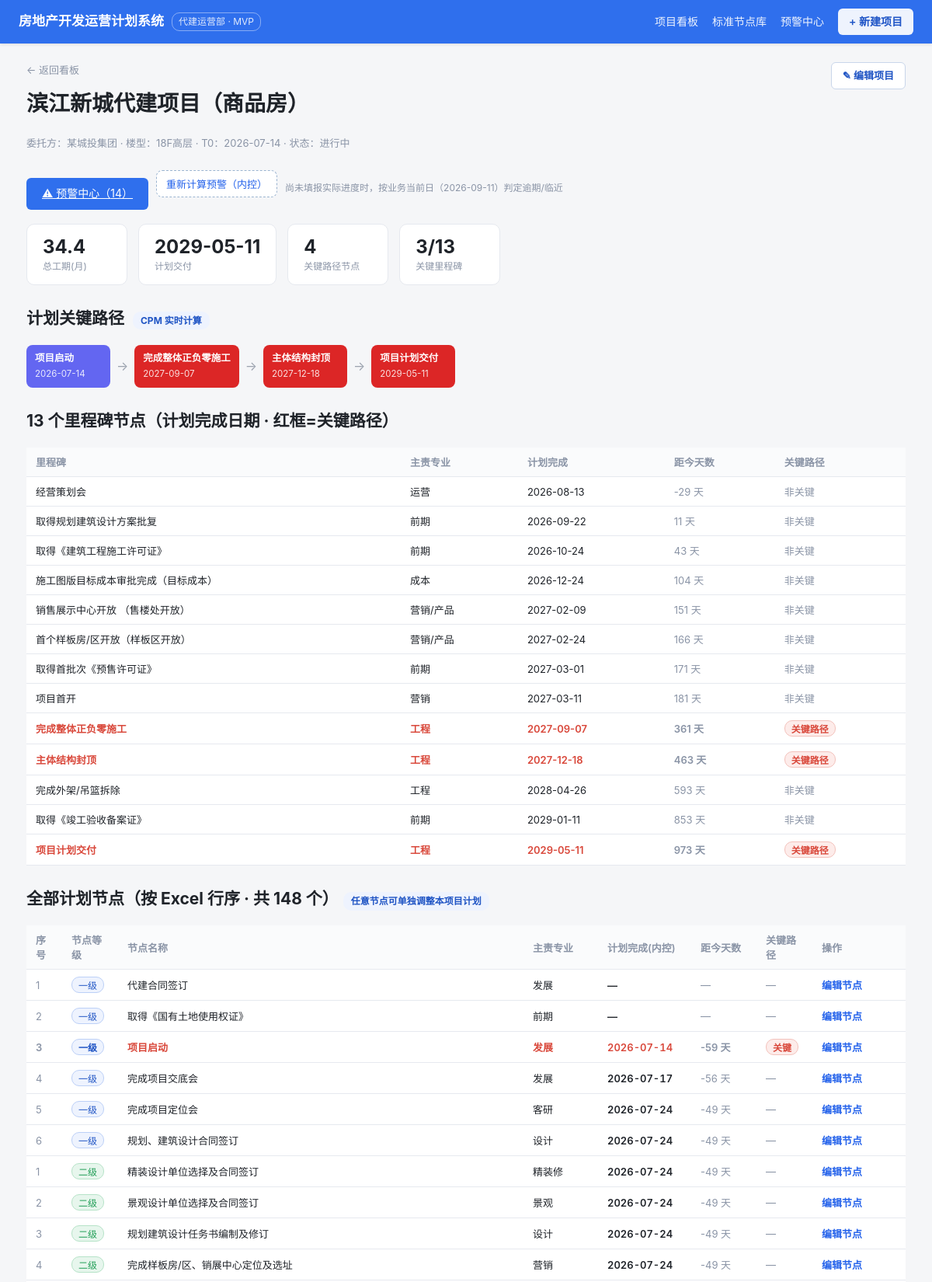
The app's page /project/1 (upper part) with its own data.
### tables this page shows
CREATE TABLE "project" ("id" INTEGER PRIMARY KEY, "name" TEXT, "client" TEXT, "building_type_id" INTEGER, "plan_start" TEXT, "plan_deliver" TEXT, "status" TEXT, "prereq_json" TEXT);

CREATE TABLE "building_type" ("id" INTEGER PRIMARY KEY, "code" TEXT, "name" TEXT);

CREATE TABLE "std_node" ("id" INTEGER PRIMARY KEY, "excel_row" INTEGER, "level" TEXT, "seq" INTEGER, "name" TEXT, "profession_id" INTEGER, "deliverable" TEXT, "support_doc" TEXT, "duration" INTEGER, "tmpl_finish_formula" TEXT, "depend_row" INTEGER, "offset_days" INTEGER, "base_is_t0" INTEGER, "has_condition" INTEGER, "version_no" INTEGER);

CREATE TABLE "profession" ("id" INTEGER PRIMARY KEY, "code" TEXT, "name" TEXT, "remark" TEXT);

CREATE TABLE "plan_node" ("id" INTEGER PRIMARY KEY, "project_id" INTEGER, "version_id" INTEGER, "std_node_id" INTEGER, "level" TEXT, "seq" INTEGER, "name" TEXT, "profession_id" INTEGER, "start_inner" TEXT, "finish_inner" TEXT, "finish_assess" TEXT, "finish_perform" TEXT, "actual_start" TEXT, "actual_finish" TEXT, "progress_pct" INTEGER, "status" TEXT);

### app/app.py (the view)
@app.route("/project/<int:pid>")
def project_detail(pid):
    con = db(); cur = con.cursor()
    cur.execute("SELECT id,name,client,building_type_id,plan_start,plan_deliver,status,prereq_json FROM project WHERE id=?", (pid,))
    p = cur.fetchone()
    if not p:
        cur.close(); con.close(); return "项目不存在", 404
    cur.execute("SELECT id,name FROM building_type")
    bt = {r["id"]: r["name"] for r in cur.fetchall()}
    cur.execute("SELECT id FROM plan_version WHERE project_id=? AND plan_type='内控' ORDER BY id LIMIT 1", (pid,))
    vr = cur.fetchone(); vid = vr["id"] if vr else None
    cur.execute(
        "SELECT pn.id,pn.level,pn.seq,pn.name,pn.std_node_id,pn.finish_inner,pn.status,pr.name AS prof, sn.excel_row "
        "FROM plan_node pn LEFT JOIN profession pr ON pn.profession_id=pr.id "
        "LEFT JOIN std_node sn ON pn.std_node_id=sn.id "
        "WHERE pn.project_id=? AND pn.version_id=? ORDER BY sn.excel_row", (pid, vid))
    rows = cur.fetchall()
    cur.execute("SELECT DISTINCT std_node_id FROM std_node_rule")
    rule_ids = {r["std_node_id"] for r in cur.fetchall()}
    cur.execute("SELECT DISTINCT std_node_id FROM project_node_rule WHERE project_id=?", (pid,))
    rule_over = {r["std_node_id"] for r in cur.fetchall()}
    cur.execute("SELECT DISTINCT std_node_id FROM project_node_fixed WHERE project_id=?", (pid,))
    fixed_over = {r["std_node_id"] for r in cur.fetchall()}
    override_ids = rule_over | fixed_over
    cur.execute("SELECT id,excel_row,level,seq,name FROM std_node ORDER BY level,seq,excel_row")
    all_nodes = [dict(r) for r in cur.fetchall()]
    cur.execute("SELECT COUNT(*) AS c FROM alert_record ar JOIN plan_node pn ON ar.plan_node_id=pn.id "
                "WHERE pn.project_id=?", (pid,))
    alert_count = cur.fetchone()["c"]
    cur.close(); con.close()
    rule_params = [pr for pr in load_prereqs() if pr["code"] in ("topfloor", "devloan", "delivery", "interior", "facade")]
    eng = engine_for(p["plan_start"], p["prereq_json"], p["id"])
    d = eng.to_dict(project=p["name"])
    crit_ids = {c["id"] for c in d["critical_path"]}
    for m in d["milestones"]:
        md = m["date"]
        m["days_from_today"] = ((md - TODAY).days if isinstance(md, datetime.date)
                                else (datetime.date.fromisoformat(md) - TODAY).days) if md else None
    for r in rows:
        r["critical"] = r["std_node_id"] in crit_ids
        fi = r["finish_inner"]
        r["days_from_today"] = ((fi - TODAY).days if isinstance(fi, datetime.date)
                                else (datetime.date.fromisoformat(fi) - TODAY).days) if fi else None
    return render_template("project_detail.html", p=p, building_type=bt.get(p["building_type_id"], "—"),
                           data=d, rows=rows, rule_ids=rule_ids, override_ids=override_ids,
                           rule_params=rule_params, all_nodes=all_nodes, alert_count=alert_count,
                           crit_miles=sum(1 for m in d["milestones"] if m["critical"]))

### app/app.py (called while the page is built)
def db():
    return get_conn()

def engine_for(t0, prereq_json=None, project_id=None):
    return RelativeDateEngine(t0, prereq_json, project_id)

def parse_prereq_opts(options_json):
    try:
        opts = json.loads(options_json)
    except Exception:
        return []
    if isinstance(opts, list):
        if len(opts) == 1 and str(opts[0]) == "数值":
            return None  # 自由数值输入
        return [str(x) for x in opts]
    return []

def load_prereqs():
    con = db(); cur = con.cursor()
    cur.execute("SELECT id,code,name,options_json FROM prereq_param ORDER BY id")
    prereqs = [dict(r) for r in cur.fetchall()]
    for pr in prereqs:
        pr["opts"] = parse_prereq_opts(pr["options_json"])
    cur.close(); con.close()
    return prereqs

### db/dbconn.py (called while the page is built, shortened)
def _dict_factory(cursor, row):
    return {col[0]: row[i] for i, col in enumerate(cursor.description)}

def get_conn():
    con = sqlite3.connect(SQLITE_PATH, check_same_thread=False)
    con.row_factory = _dict_factory
    con.execute("PRAGMA journal_mode=DELETE")
    con.execute("PRAGMA busy_timeout=5000")
    return con

### db/engine.py (called while the page is built)
    def _parse_prereq(self, prereq_json):
        if not prereq_json:
            return {}
        try:
            pj = json.loads(prereq_json) if isinstance(prereq_json, str) else prereq_json
        except Exception:
            return {}
        res = {}
        for k, v in pj.items():
            if isinstance(k, str) and k.startswith("p") and v not in (None, ""):
                try:
                    pid = int(k[1:])
                except Exception:
                    continue
                code = self.prereq_code.get(pid)
                if code:
                    res[code] = int(v) if code == "topfloor" else v
        return res

    def _cond_match(self, cond):
        pv = self.prereq.get(cond["param"])
        if pv is None:
            return False
        cv = cond["value"]; op = cond["op"]
        if op == "=":
            return str(pv) == str(cv)
        if op == "<>":
            return str(pv) != str(cv)
        try:
            pv = float(pv); cv = float(cv)
        except Exception:
            return False
        return {">=": pv >= cv, "<=": pv <= cv, ">": pv > cv, "<": pv < cv}[op]

### app/templates/project_detail.html (shortened to what this page needs)
<meta charset="UTF-8">{% extends "base.html" %}
{% block content %}
<a class="back" href="{{ url_for('dashboard') }}">← 返回看板</a>
<a class="btn-edit" href="{{ url_for('edit_project', pid=p.id) }}">✎ 编辑项目</a>
<h1 style="margin-top:10px">{{ p.name }}</h1>
<div class="page-sub">委托方：{{ p.client }} · 楼型：{{ building_type }} · T0：{{ p.plan_start }} · 状态：{{ p.status }}</div>
<div class="toolbar">
  <a class="btn" href="{{ url_for('project_alerts', pid=p.id) }}">⚠ 预警中心（{{ alert_count }}）</a>
  <form method="post" action="{{ url_for('project_compute_alerts', pid=p.id) }}" style="display:inline">
    <button class="btn-ghost" type="submit">重新计算预警（内控）</button>
  </form>
  <span class="muted" style="font-size:12px">尚未填报实际进度时，按业务当前日（{{ TODAY }}）判定逾期/临近</span>
</div>
<div class="kpis">
  <div class="kpi"><b>{{ data.total_months }}</b><span>总工期(月)</span></div>
  <div class="kpi"><b>{{ data.delivery_date }}</b><span>计划交付</span></div>
  <div class="kpi"><b>{{ data.critical_path|length }}</b><span>关键路径节点</span></div>
  <div class="kpi"><b>{{ crit_miles }}/13</b><span>关键里程碑</span></div>
</div>
<div class="section">
  <h2>计划关键路径 <span class="pill">CPM 实时计算</span></h2>
  <div class="path">
    {% for p2 in data.critical_path %}
      <div class="node {% if p2.level=='里程碑' %}mile{% elif p2.level=='一级' %}lv1{% else %}lv2{% endif %}">
        <div class="nm">{{ p2.name }}</div><div class="dt">{{ p2.date }}</div>
      </div>
      {% if not loop.last %}<div class="arrow">→</div>{% endif %}
    {% endfor %}
  </div>
</div>
<div class="section">
  <h2>13 个里程碑节点（计划完成日期 · 红框=关键路径）</h2>
  <table>
    <thead><tr><th>里程碑</th><th>主责专业</th><th>计划完成</th><th>距今天数</th><th>关键路径</th></tr></thead>
    <tbody>
    {% for m in data.milestones %}
      <tr class="{% if m.critical %}crit{% endif %}">
        <td>{{ m.name }}</td><td>{{ m.prof }}</td><td>{{ m.date or '—' }}</td>
        <td class="muted">{% if m.days_from_today is not none %}{{ m.days_from_today }} 天{% else %}—{% endif %}</td>
        <td>{% if m.critical %}<span class="lvtag lv-里程碑">关键路径</span>{% else %}<span class="muted">非关键</span>{% endif %}</td>
      </tr>
    {% endfor %}
    </tbody>
  </table>
</div>
<div class="section">
  <h2>全部计划节点（按 Excel 行序 · 共 {{ rows|length }} 个）<span class="pill">任意节点可单独调整本项目计划</span></h2>
  <table>
    <thead><tr>
      <th style="width:46px">序号</th>
      <th style="width:72px">节点等级</th>
      <th>节点名称</th>
      <th style="width:96px">主责专业</th>
      <th style="width:120px">计划完成(内控)</th>
      <th style="width:84px">距今天数</th>
      <th style="width:72px">关键路径</th>
      <th style="width:120px">操作</th>
    </tr></thead>
    <tbody>
    {% for r in rows %}
      <tr class="{% if r.critical %}crit{% endif %}" id="row-{{ r.std_node_id }}">
        <td class="muted">{{ r.seq or '—' }}</td>
        <td>{% if r.level %}<span class="lvtag lv-{{ r.level }}">{{ r.level }}</span>{% else %}—{% endif %}</td>
        <td>{{ r.name }}</td>
        <td>{{ r.prof or '—' }}</td>
        <td class="fin-cell">{{ r.finish_inner or '—' }}</td>
        <td class="muted">{% if r.days_from_today is not none %}{{ r.days_from_today }} 天{% else %}—{% endif %}</td>
        <td>{% if r.critical %}<span class="lvtag lv-里程碑">关键</span>{% else %}<span class="muted">—</span>{% endif %}</td>
        <td class="op-cell">
          <a class="edit-node" href="javascript:void(0)" onclick="openNodeEditor({{ p.id }},{{ r.std_node_id }})">编辑节点</a>
        </td>
      </tr>
    {% endfor %}
    </tbody>
  </table>
</div>
{% endblock %}

### app/static/style.css (style rules this page uses)
:root { --bg: #f5f6f8; --panel: #ffffff; --ink: #1f2329; --muted: #8a94a6; --line: #e6e9ef; --brand: #2f6fed; --brand-d: #1f54c4; --ok: #1f9d55; --warn: #e8820c; --crit: #d9483b; }
* { box-sizing: border-box; }
html, body { margin: 0; padding: 0; }
body { font-family: -apple-system, "Segoe UI", "PingFang SC", "Microsoft YaHei", sans-serif; background: var(--bg); color: var(--ink); font-size: 14px; line-height: 1.6; }
.kpis { display: flex; gap: 14px; margin-bottom: 20px; flex-wrap: wrap; }
.kpi { background: var(--panel); border: 1px solid var(--line); border-radius: 10px; padding: 14px 20px; min-width: 130px; }
.kpi b { display: block; font-size: 24px; font-weight: 700; line-height: 1.25; }
.kpi span { color: var(--muted); font-size: 12px; }
table { width: 100%; border-collapse: collapse; background: var(--panel); margin-top: 14px; }
th, td { text-align: left; padding: 9px 12px; border-bottom: 1px solid var(--line); font-size: 13px; }
th { background: #fafbfc; color: var(--muted); font-weight: 600; }
.crit { color: var(--crit); font-weight: 600; }
.btn { display: inline-block; margin-top: 16px; background: var(--brand); color: #fff; border: none; padding: 9px 20px; border-radius: 6px; cursor: pointer; font-size: 14px; }
.muted { color: var(--muted); }
.page-sub { color: var(--muted); font-size: 13px; margin: 6px 0 18px; }
.pill { display: inline-block; font-size: 12px; color: var(--brand-d); background: #eef3fe; padding: 2px 10px; border-radius: 10px; margin-left: 6px; }
.section { margin: 26px 0; }
.back { color: var(--muted); text-decoration: none; font-size: 13px; }
.toolbar { display: flex; align-items: center; gap: 10px; flex-wrap: wrap; margin: 8px 0 18px; }
.lvtag { display: inline-block; font-size: 12px; padding: 1px 8px; border-radius: 10px; border: 1px solid; }
.lv-里程碑 { color: var(--crit); border-color: #f3c2bc; background: #fdecea; }
.lv-一级 { color: var(--brand-d); border-color: #bcd0f7; background: #eef3fe; }
.lv-二级 { color: var(--ok); border-color: #b6e3c8; background: #e7f6ed; }
.btn-ghost { display: inline-block; background: #fff; border: 1px solid #c9d6ea; color: var(--brand-d); padding: 8px 16px; border-radius: 6px; cursor: pointer; font-size: 13px; text-decoration: none; }
.path { display: flex; flex-wrap: wrap; gap: 8px; align-items: center; }
.node { background: #4338ca; color: #fff; border-radius: 8px; padding: 9px 11px; min-width: 108px; }
.node .nm { font-weight: 600; font-size: 12.5px; line-height: 1.3; }
.node .dt { font-size: 11.5px; opacity: .85; margin-top: 3px; }
.node.mile { background: #dc2626; }
.node.lv1 { background: #6366f1; }
.arrow { color: #9ca3af; font-size: 16px; }
.btn-edit { float: right; display: inline-block; background: #fff; border: 1px solid #c9d6ea; color: var(--brand-d); padding: 6px 14px; border-radius: 6px; font-size: 13px; font-weight: 600; text-decoration: none; }
.fin-cell { font-variant-numeric: tabular-nums; font-weight: 600; }

### app/templates/project_detail.html (style rules this page uses)
.op-cell a.edit-node { color:#2563eb;text-decoration:none;font-weight:600 }
.btn-ghost { background:#fff;border:1px dashed #9bb4d0;color:#2563eb;border-radius:8px;padding:7px 12px;cursor:pointer;font-size:13px;margin-top:4px }

### records on screen
project: name "滨江新城代建项目（商品房）", client "某城投集团", plan_start "2026-07-14", status "进行中"
building_type: name "18F高层"
std_node: name "项目启动"
std_node: name "完成整体正负零施工", name "完成整体正负零施工"
std_node: name "主体结构封顶", name "主体结构封顶"
std_node: name "项目计划交付", name "项目计划交付"
std_node: name "经营策划会"
profession: prof "运营"
std_node: name "取得规划建筑设计方案批复"
profession: prof "前期" "前期" "前期" "前期"
std_node: name "取得《建筑工程施工许可证》"
std_node: name "施工图版目标成本审批完成（目标成本）"
profession: prof "成本"
std_node: name "销售展示中心开放 （售楼处开放）"
profession: prof "营销/产品" "营销/产品"
std_node: name "首个样板房/区开放（样板区开放）"
std_node: name "取得首批次《预售许可证》"
std_node: name "项目首开"
profession: prof "营销"
profession: prof "工程" "工程" "工程" "工程"
std_node: name "完成外架/吊篮拆除"
std_node: name "取得《竣工验收备案证》"
plan_node: seq "1", level "一级", name "代建合同签订", name "发展", finish_inner "—"
plan_node: seq "2", level "一级", name "取得《国有土地使用权证》", name "前期", finish_inner "—"
plan_node: seq "3", level "一级", name "项目启动", name "发展", finish_inner "2026-07-14", days_from_today "-59", shows "关键"
plan_node: seq "4", level "一级", name "完成项目交底会", name "发展", finish_inner "2026-07-17", days_from_today "-56"
plan_node: seq "5", level "一级", name "完成项目定位会", name "客研", finish_inner "2026-07-24", days_from_today "-49"
plan_node: seq "6", level "一级", name "规划、建筑设计合同签订", name "设计", finish_inner "2026-07-24", days_from_today "-49"
plan_node: seq "1", level "二级", name "精装设计单位选择及合同签订", name "精装修", finish_inner "2026-07-24", days_from_today "-49"
plan_node: seq "2", level "二级", name "景观设计单位选择及合同签订", name "景观", finish_inner "2026-07-24", days_from_today "-49"
plan_node: seq "3", level "二级", name "规划建筑设计任务书编制及修订", name "设计", finish_inner "2026-07-24", days_from_today "-49"
plan_node: seq "4", level "二级", name "完成样板房/区、销展中心定位及选址", name "营销", finish_inner "2026-07-24", days_from_today "-49"

### other values on screen
{{ alert_count }} "14"
{{ TODAY }} "2026-09-11"
{{ data.total_months }} "34.4"
{{ data.delivery_date }} "2029-05-11"
{{ data.critical_path|length }} "4"
{{ crit_miles }} "3"
{{ p2.date }} "2026-07-14" "2027-09-07" "2027-12-18" "2029-05-11"
{{ m.date or '—' }} "2026-08-13" "2026-09-22" "2026-10-24" "2026-12-24" "2027-02-09" "2027-02-24" "2027-03-01" "2027-03-11" "2027-09-07" "2027-12-18" "2028-04-26" "2029-01-11" "2029-05-11"
{{ m.days_from_today }} "-29" "11" "43" "104" "151" "166" "171" "181" "361" "463" "593" "853" "973"
{{ rows|length }} "148"
